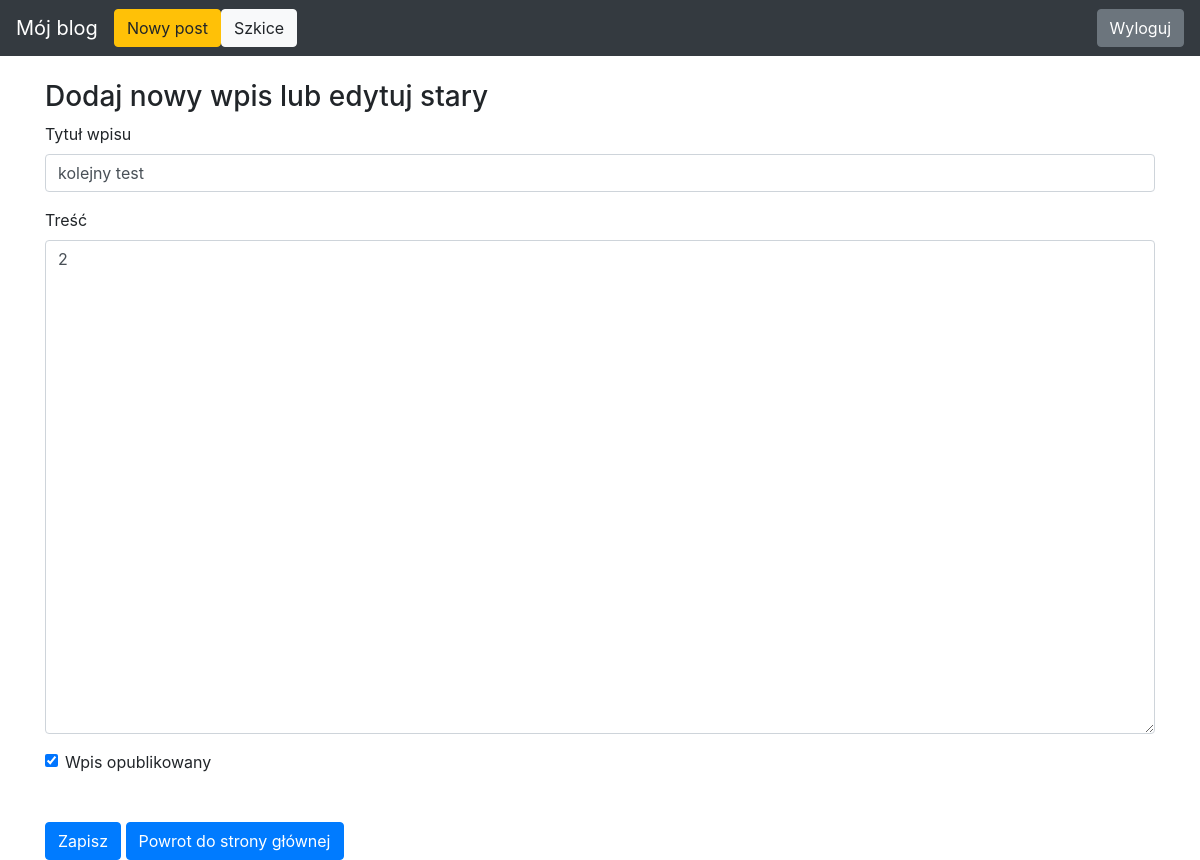
The app's page /edit-post/24 (signed in) with its own data.
### app/models.py (models this page shows)
class Entry(db.Model):
   id = db.Column(db.Integer, primary_key=True)
   title = db.Column(db.String(80), nullable=False)
   body = db.Column(db.Text, nullable=False)
   pub_date = db.Column(db.DateTime, nullable=False,
       default=datetime.datetime.utcnow)
   is_published = db.Column(db.Boolean, default=False)

### app/routes.py (the view)
@app.route("/edit-post/<int:entry_id>", methods=["GET", "POST"])
@login_required
def edit_entry(entry_id):
   entry = Entry.query.filter_by(id=entry_id).first_or_404()
   form = EntryForm(obj=entry)
   errors = None
   if request.method == 'POST':
       if form.validate_on_submit():
           form.populate_obj(entry)
           db.session.commit()
       else:
           errors = form.errors
   return render_template("entry_form.html", form=form, errors=errors)

### app/forms.py
class EntryForm(FlaskForm):
   title = StringField('Title', validators=[DataRequired()])
   body = TextAreaField('Content', validators=[DataRequired()])
   is_published = BooleanField('Is Published?')

### app/routes.py (called while the page is built)
def login_required(view_func):
   @functools.wraps(view_func)
   def check_permissions(*args, **kwargs):
       if session.get('logged_in'):
           return view_func(*args, **kwargs)
       return redirect(url_for('login', next=request.path))
   return check_permissions

### app/templates/entry_form.html (shortened to what this page needs)
{% extends "base.html" %}
{% block content %}
<h3>
   Dodaj nowy wpis lub edytuj stary
</h3>
<form action="" method="POST">
   <div class="form-group">
       <label for="title">Tytuł wpisu</label>
       {{ form.title(class_="form-control") }}
   </div>
   <div class="form-group">
       <label for="body">Treść</label>
       {{ form.body(class_="form-control", cols="100", rows="20") }}
   </div>
   <div class="form-check">
       {{ form.is_published(class_="form-check-input") }}
       <label class="form-check-label" for="is_published">Wpis opublikowany</label>
   </div>
   <button type="submit" class="btn btn-primary mt-5">Zapisz</button>
    <a href="/" class="btn btn-primary mt-5" type="submit">Powrot do strony głównej</a>
</form>
{% endblock %}

### app/templates/base.html (style rules this page uses)
body { padding-top: 5rem; }

### records on screen
Entry: title "kolejny test", body "2", is_published "☑"
